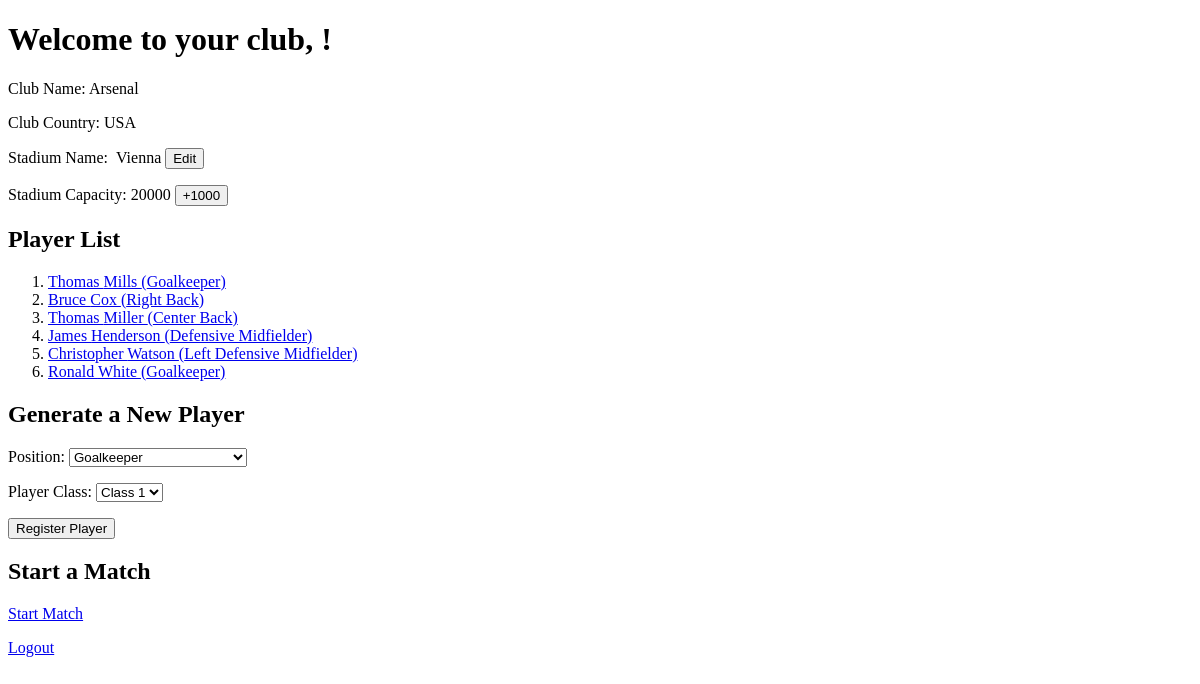
The page /club/2/ on the database as committed earlier.
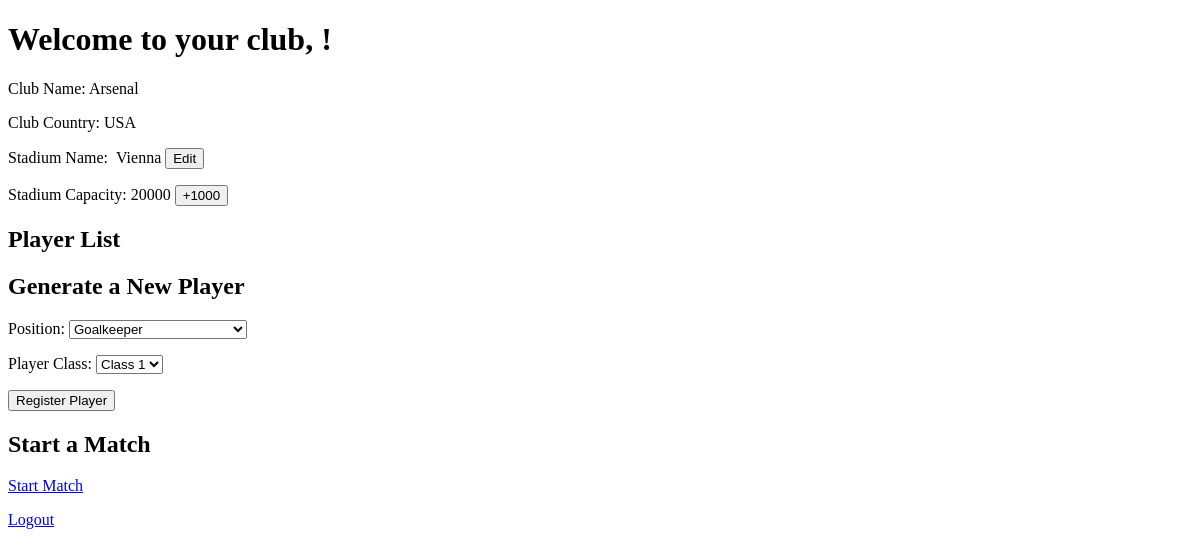
The same page on the database as committed later.
### players/models.py (models this page shows, shortened)
class Club(models.Model):
    user = models.OneToOneField(User, on_delete=models.CASCADE)
    name = models.CharField(max_length=100)
    country = models.CharField(max_length=50)
    stadium_name = models.CharField(max_length=100, default='Stadium')
    stadium_capacity = models.IntegerField(default=10000)

class Player(models.Model):
    POSITIONS = [
        ('Goalkeeper', 'Goalkeeper'),
        ('Right Back', 'Right Back'),
        ('Left Back', 'Left Back'),
        ('Center Back', 'Center Back'),
        ('Right Midfielder', 'Right Midfielder'),
        ('Central Midfielder', 'Central Midfielder'),
        ('Left Midfielder', 'Left Midfielder'),
        ('Attacking Midfielder', 'Attacking Midfielder'),
        ('Center Forward', 'Center Forward'),
    ]
    first_name = models.CharField(max_length=100, default='')
    last_name = models.CharField(max_length=100, default='')
    age = models.IntegerField(default=17)
    club = models.ForeignKey(Club, on_delete=models.CASCADE, null=True, blank=True)
    nationality = models.CharField(max_length=50, default="Unknown")
    position = models.CharField(max_length=50, choices=POSITIONS, default='Unknown')
    player_class = models.PositiveSmallIntegerField(null=True, blank=True)
    strength = models.IntegerField(null=True, blank=True)
    stamina = models.IntegerField(null=True, blank=True)
    pace = models.IntegerField(null=True, blank=True)
    marking = models.IntegerField(null=True, blank=True)
    tackling = models.IntegerField(null=True, blank=True)
    work_rate = models.IntegerField(null=True, blank=True)
    positioning = models.IntegerField(null=True, blank=True)
    passing = models.IntegerField(null=True, blank=True)
    crossing = models.IntegerField(null=True, blank=True)
    dribbling = models.IntegerField(null=True, blank=True)
    ball_control = models.IntegerField(null=True, blank=True)
    heading = models.IntegerField(null=True, blank=True)
    finishing = models.IntegerField(null=True, blank=True)
    long_range = models.IntegerField(null=True, blank=True)
    vision = models.IntegerField(null=True, blank=True)
    handling = models.IntegerField(null=True, blank=True)
    reflexes = models.IntegerField(null=True, blank=True)
    aerial = models.IntegerField(null=True, blank=True)
    jumping = models.IntegerField(null=True, blank=True)
    command = models.IntegerField(null=True, blank=True)
    throwing = models.IntegerField(null=True, blank=True)
    kicking = models.IntegerField(null=True, blank=True)
    class Meta:
        unique_together = ('first_name', 'last_name')

### players/views.py (the view)
# urls.py: path('club/<int:club_id>/', views.club_detail, name='club_detail'),
def club_detail(request, club_id):
    club = get_object_or_404(Club, id=club_id)
    context = {
        'club': club,
        'form': GeneratePlayerForm()
    }
    return render(request, 'club_detail.html', context)

### players/forms.py
class GeneratePlayerForm(forms.Form):
    position = forms.ChoiceField(choices=[
        ('Goalkeeper', 'Goalkeeper'),
        ('Right Back', 'Right Back'),
        ('Left Back', 'Left Back'),
        ('Center Back', 'Center Back'),
        ('Right Midfielder', 'Right Midfielder'),
        ('Central Midfielder', 'Central Midfielder'),
        ('Left Midfielder', 'Left Midfielder'),
        ('Attacking Midfielder', 'Attacking Midfielder'),
        ('Center Forward', 'Center Forward'),
        ('Defensive Midfielder', 'Defensive Midfielder'),  # Новая позиция
        ('Right Defensive Midfielder', 'Right Defensive Midfielder'),  # Новая позиция
        ('Left Defensive Midfielder', 'Left Defensive Midfielder'),  # Новая позиция
    ])
    player_class = forms.ChoiceField(
        choices=[(1, 'Class 1'), (2, 'Class 2'), (3, 'Class 3'), (4, 'Class 4')],
        label='Player Class'
    )

### players/templates/club_detail.html (shortened to what this page needs)
<!DOCTYPE html>
<html>
<head>
</head>
<body>
    <h1>Welcome to your club, {{ request.user.username }}!</h1>
    <p>Club Name: {{ club.name }}</p>
    <p>Club Country: {{ club.country }}</p>
    <p>
        Stadium Name: <span id="stadium-name">{{ club.stadium_name }}</span>
        <button id="edit-stadium">Edit</button>
    </p>
    <p>
        Stadium Capacity: <span id="stadium-capacity">{{ club.stadium_capacity }}</span>
        <button id="increase-capacity">+1000</button>
    </p>
    <h2>Player List</h2>
    <ol>
        {% for player in club.player_set.all %}
        <li><a href="{% url 'player_detail' player.id %}">{{ player.first_name }} {{ player.last_name }} ({{ player.position }})</a></li>
        {% endfor %}
    </ol>
    <h2>Generate a New Player</h2>
    <form action="{% url 'generate_player_for_club' club.id %}" method="post">
        {{ form.as_p }}
        <button type="submit">Register Player</button>
    </form>
    <h2>Start a Match</h2>
    <a href="{% url 'start_match' club.id %}">Start Match</a>
    <p><a href="{% url 'logout' %}">Logout</a></p>
</body>
</html>

Rows that differ between the two databases and show on the page:
removed Player: first_name "Thomas", last_name "Mills", position "Goalkeeper"
removed Player: first_name "Bruce", last_name "Cox", position "Right Back"
removed Player: first_name "Thomas", last_name "Miller", position "Center Back"
removed Player: first_name "James", last_name "Henderson", position "Defensive Midfielder"
removed Player: first_name "Christopher", last_name "Watson", position "Left Defensive Midfielder"
removed Player: first_name "Ronald", last_name "White", position "Goalkeeper"
